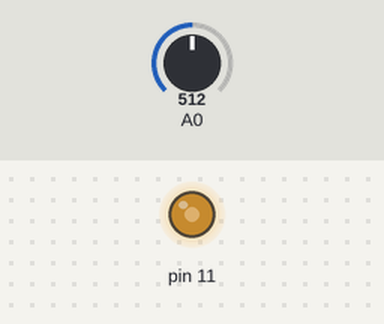
Recording of a sketch running on a simulated Arduino Uno, built with avr-gcc and run on an emulated ATmega328P. On the bench: output pins drawn as LEDs (lit = HIGH). The inputs (shaded band) are chosen by the test bench; at power-on: A0 = 512.

Above: at 1.2 s.
1.3 s: A0 set to 716
At 1.7 s:
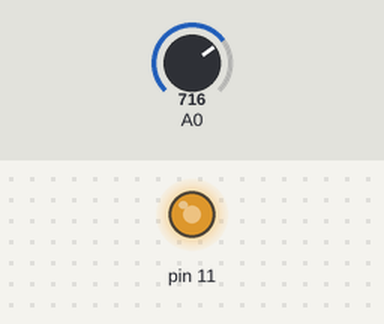
2.8 s: A0 set to 900
At 4.0 s:
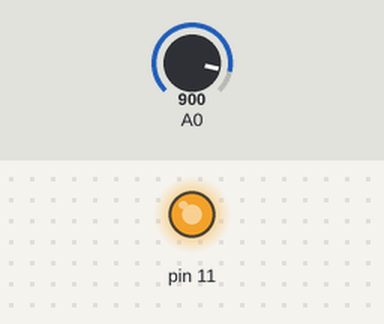
4.3 s: A0 set to 122
At 5.2 s:
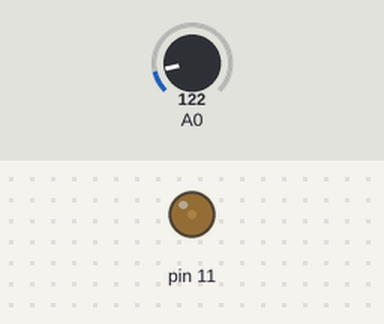
5.8 s: A0 set to 0
At 6.4 s:
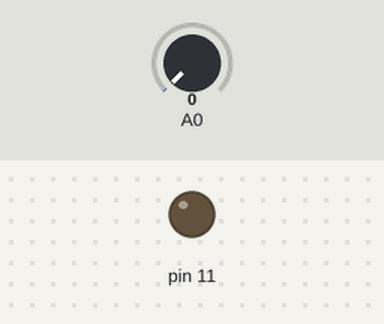
Timing chart, 0 to 8.3 s (numbered marks = the images above; inputs shaded):
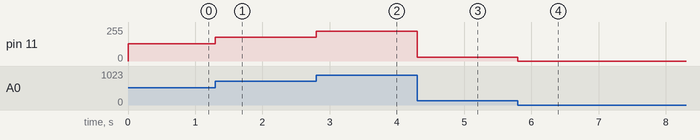

Measured:
- after the input at 1.3 s, pin 11: 128/255 → 179/255 at once
- after the input at 2.8 s, pin 11: 179/255 → 225/255 at once
- after the input at 4.3 s, pin 11: 225/255 → 30/255 at once
- after the input at 5.8 s, pin 11: 30/255 → 0/255 at once

The sketch:

analogWriteInput.ino
```cpp
void setup(){
 pinMode(11,OUTPUT);
 pinMode(A0,INPUT);
}

void loop(){
 int value = analogRead(A0); // 0 - 1023
 analogWrite(11, value/4); // 0 - 255
}
```
